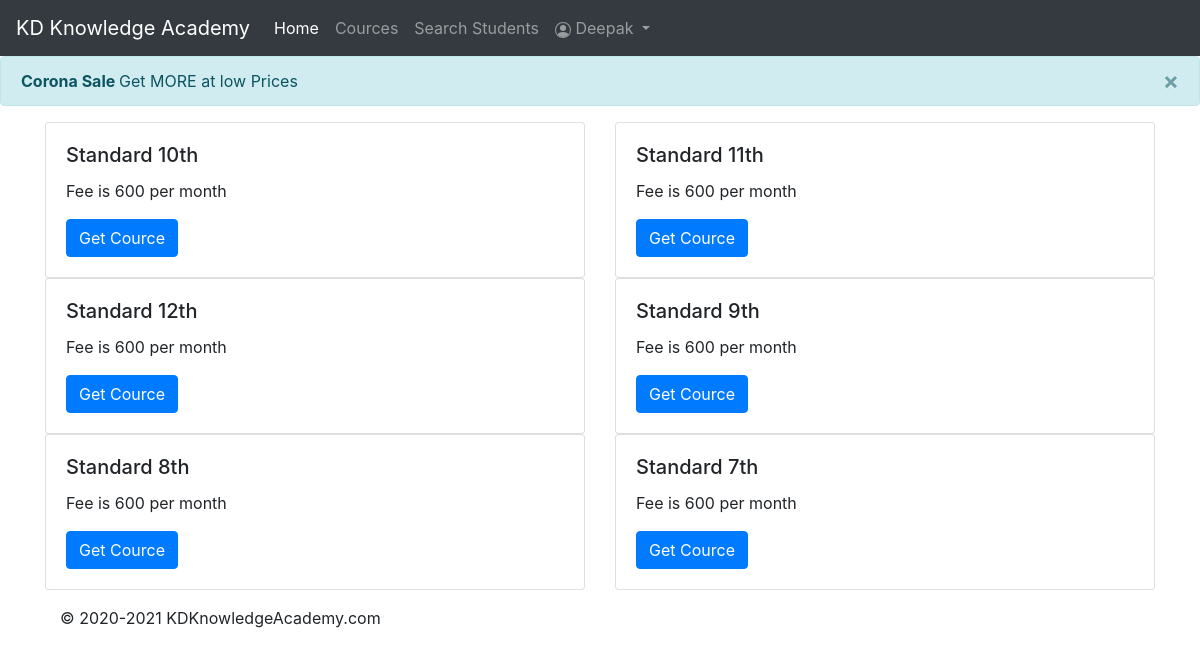
/cources/ (signed in), run on the app's committed database.
### standard/models.py (models this page shows, shortened)
class Fee(models.Model):
    standard = models.IntegerField(unique=True)
    fee = models.IntegerField()

### standard/views.py (the view)
# urls.py: path('cources/', cources),
def cources(request):
    messages.info(request, 'Get MORE at low Prices', extra_tags='Corona Sale')
    classes = Fee.objects.all()
    context = {'classes':classes, 'title':'Cources'}
    return render(request, 'cources.html', context)

### templates/cources.html
{% extends 'base.html' %}
{% block body %}
<div class="row">
{% for class in classes%}
  <div class="col-sm-6">
    <div class="card">
      <div class="card-body">
        <h5 class="card-title">Standard {{ class.standard }}th</h5>
        <p class="card-text">Fee is {{ class.fee }} per month </p>
        <a href="/class{{ class.standard }}" class="btn btn-primary">Get Cource</a>
      </div>
    </div>
  </div>
{% endfor %}
</div>
{% endblock body %}

### templates/base.html (shortened to what this page needs)
<!doctype html>
{% load static %}
<html lang="en">
  <head>
    <link rel="stylesheet" href="https://stackpath.bootstrapcdn.com/bootstrap/4.4.1/css/bootstrap.min.css">
  </head>
  <body>
  <nav class="navbar navbar-expand-lg navbar-dark bg-dark">
  <a class="navbar-brand" href="/">KD Knowledge Academy</a>
  <div class="collapse navbar-collapse" id="navbarNavAltMarkup">
    <div class="navbar-nav">
      <a class="nav-item nav-link active" href="/">Home <span class="sr-only">(current)</span></a>
      <a class="nav-item nav-link" href="/cources">Cources</a>
      <a class="nav-item nav-link" href="/search_students">Search Students</a>
      <li class="nav-item dropdown">
        <a class="nav-link dropdown-toggle" href="#" id="navbarDropdown" role="button" data-toggle="dropdown" aria-haspopup="true" aria-expanded="false">
{% if user.is_authenticated == True %} {{ user }}{% endif %}
        </a>
      </li>
    </div>
  </div>
</nav>
{% if messages %}
<div class="alert alert-info alert-dismissible fade show" role="alert">
  {% for message in messages %}
  <strong> {{message.extra_tags}} </strong>{{message}}
  {% endfor %}
  <button type="button" class="close" data-dismiss="alert" aria-label="Close">
    <span aria-hidden="true">&times;</span>
  </button>
</div>
{% endif %}
<div class='container mt-3'>
  {% block body %}
  {% endblock %}
  <footer class="container mt-auto py-3">
  <p>{{ user.name }}© 2020-2021 KDKnowledgeAcademy.com</p>
</footer>
</div>
  </body>
</html>

### data on the page
Fee: standard "10", fee "600"
Fee: standard "11", fee "600"
Fee: standard "12", fee "600"
Fee: standard "9", fee "600"
Fee: standard "8", fee "600"
Fee: standard "7", fee "600"

### other printed values
{{ user }} "Deepak"
{{ message.extra_tags }} "Corona Sale"
{{ message }} "Get MORE at low Prices"
